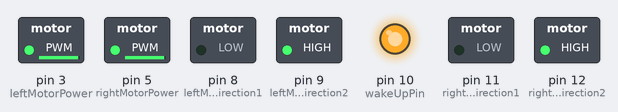
This sketch was run on a simulated Arduino Uno, built with avr-gcc and run on an emulated ATmega328P. On the bench: switched loads named in the sketch (green lamp = pin HIGH), output pins drawn as LEDs (lit = HIGH).

Above: at 0.05 s.
At 4.7 s:
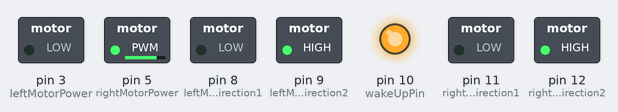
At 10.0 s:
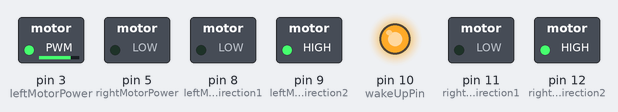
At 20.0 s:
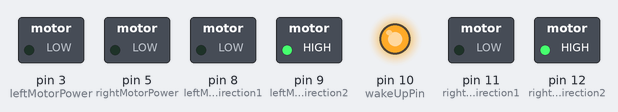
Timing chart, 0 to 26.7 s (numbered marks = the images above):
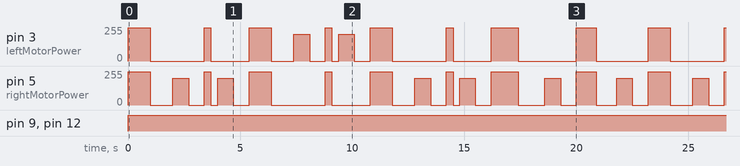

The sketch:

Jonet5Robotics.ino
```cpp
//Tim Jones Light sensor robot
//finished 12/10/2014
//this will move towards the light
//will turn in the direction of the light source

int rightAngle = 700;
int motorSpeed = 250;

int leftMotorPower = 3;
int leftMotorDirection1 = 8;
int leftMotorDirection2 = 9;
int rightMotorPower = 5;
int rightMotorDirection1 = 11;
int rightMotorDirection2 = 12;
int wakeUpPin = 10;

void setup() {
  pinMode(leftMotorPower, OUTPUT);
  pinMode(leftMotorDirection1, OUTPUT);
  pinMode(leftMotorDirection2, OUTPUT);
  pinMode(rightMotorPower, OUTPUT);
  pinMode(rightMotorDirection1, OUTPUT);
  pinMode(rightMotorDirection2, OUTPUT);
  pinMode(wakeUpPin, OUTPUT);
  digitalWrite(wakeUpPin, HIGH);
}

void loop()
{
  moveForward(motorSpeed, 1000);
  moveLeft(motorSpeed, rightAngle);
  moveForward(motorSpeed, 300);
  moveLeft(motorSpeed, rightAngle);
  moveForward(motorSpeed, 1000);
  moveRight(motorSpeed, rightAngle);
  moveForward(motorSpeed, 300);
  moveRight(motorSpeed, rightAngle);
  moveForward(motorSpeed, 1000);
  moveLeft(motorSpeed, rightAngle);
  moveForward(motorSpeed, 300);
  moveLeft(motorSpeed, rightAngle);
  moveForward(motorSpeed, 1200);
  moveLeft(motorSpeed, rightAngle);
  moveForward(motorSpeed, 900);
  moveLeft(motorSpeed, rightAngle);
}

void moveForward(int motorSpeed, int duration)
{
  digitalWrite(leftMotorDirection1, LOW);
  digitalWrite(leftMotorDirection2, HIGH);
  analogWrite(leftMotorPower, motorSpeed);

  digitalWrite(rightMotorDirection1, LOW);
  digitalWrite(rightMotorDirection2, HIGH);
  analogWrite(rightMotorPower, motorSpeed);
  delay(duration);
  analogWrite(leftMotorPower, 0);
  analogWrite(rightMotorPower, 0);
  delay(duration);
}

void moveBack(int motorSpeed, int duration)
{
  digitalWrite(leftMotorDirection1, HIGH);
  digitalWrite(leftMotorDirection2, LOW);
  analogWrite(leftMotorPower, motorSpeed);

  digitalWrite(rightMotorDirection1, HIGH);
  digitalWrite(rightMotorDirection2, LOW);
  analogWrite(rightMotorPower, motorSpeed);
  delay(duration);
  analogWrite(leftMotorPower, 0);
  analogWrite(rightMotorPower, 0);
  delay(duration);
}
void moveLeft(int motorSpeed, int duration)
{
  digitalWrite(rightMotorDirection1, LOW);
  digitalWrite(rightMotorDirection2, HIGH);
  analogWrite(rightMotorPower, motorSpeed-50);
  delay(duration);
  analogWrite(rightMotorPower, 0);
  delay(duration);
}
void moveRight(int motorSpeed, int duration)
{
  digitalWrite(leftMotorDirection1, LOW);
  digitalWrite(leftMotorDirection2, HIGH);
  analogWrite(leftMotorPower, motorSpeed-50);
  delay(duration);
  analogWrite(leftMotorPower, 0);
  delay(duration);
}
```

Measured:
- by itself, pin 5 (rightMotorPower): moves between 0/255 and 250/255, repeating every 23.2 s
- by itself, pin 9 (leftMotorDirection2), pin 12 (rightMotorDirection2): LOW → HIGH at 0.00 s
